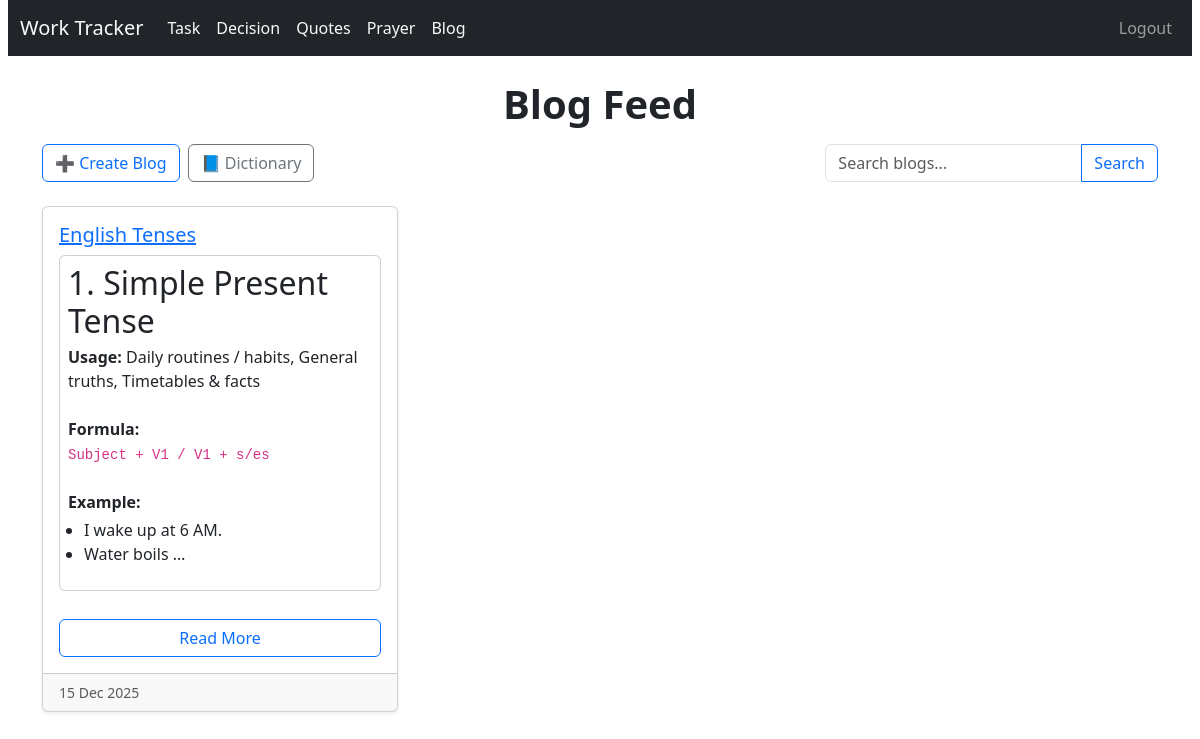
The page /blogs/ (signed in) on the database as committed earlier.
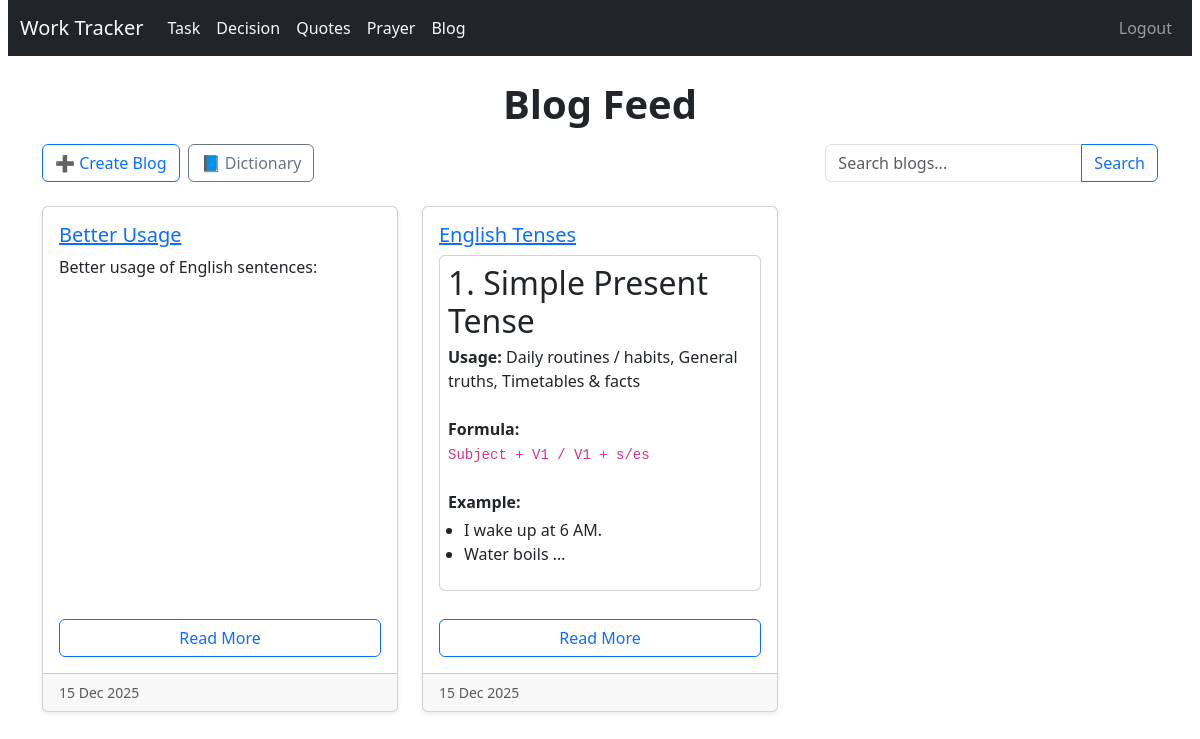
The same page on the database as committed later.
### blog/models.py (models this page shows, shortened)
class Blog(models.Model):
    title = models.CharField(max_length=200)
    content = models.TextField(help_text="HTML content allowed")
    created_at = models.DateTimeField(auto_now_add=True)
    pin = models.BooleanField(default=False)

### blog/views.py (the view)
# urls.py: path('', views.blog_list, name='blog_list'),
@login_required
def blog_list(request):
    query = request.GET.get('q', '')
    blogs = Blog.objects.all()
    if query:
        blogs = blogs.filter(
            Q(title__icontains=query) |
            Q(content__icontains=query)
        )
    blogs = blogs.order_by('-pin', 'title', '-created_at')
    return render(request, 'blog/blog_list.html', {'blogs': blogs, 'query': query})

### blog/templatetags/blog_extras.py (called while the page is built)
@register.filter
def remove_media(html):
    if not html:
        return ""
    html = re.sub(r'<img[^>]*>', '', html, flags=re.IGNORECASE)
    html = re.sub(r'<video[^>]*>.*?</video>', '', html, flags=re.IGNORECASE | re.DOTALL)
    html = re.sub(r'<table[^>]*>.*?</table>', '', html, flags=re.IGNORECASE | re.DOTALL)
    return html

### templates/blog/blog_list.html
{% extends "base.html" %}
{% load blog_extras %}
{% block content %}
<h1>Blog Feed</h1>
<div class="d-flex flex-wrap align-items-center justify-content-between mb-3">
    <div class="d-flex gap-2 mb-2">
        <a href="{% url 'blogs:blog_create' %}" class="btn btn-outline-primary">➕ Create Blog</a>
        <a href="{% url 'blogs:word_list' %}" class="btn btn-outline-secondary">📘 Dictionary</a>
    </div>
    <form method="get" class="d-flex align-items-center mb-2 ms-auto">
        <div class="input-group">
            <input type="text" name="q" class="form-control" placeholder="Search blogs..." value="{{ query }}">
            <button class="btn btn-outline-primary" type="submit">Search</button>
        </div>
    </form>
</div>
<div class="row">
    {% for blog in blogs %}
        <div class="col-md-6 col-lg-4 mb-4">
            <div class="card h-100 shadow-sm">
                <div class="card-body d-flex flex-column">
                    <h5 class="card-title">
                        <a href="{% url 'blogs:blog_detail' blog.id %}">
                            {{ blog.title }}
                        </a>
                    </h5>
                    <div class="card-text mb-3">
                        {{ blog.content|remove_media|truncatewords_html:40|safe }}
                    </div>
                    <a href="{% url 'blogs:blog_detail' blog.id %}" class="btn btn-outline-primary mt-auto">Read More</a>
                </div>
                <div class="card-footer text-muted small">
                    {{ blog.created_at|date:"d M Y" }}
                </div>
            </div>
        </div>
    {% empty %}
        <p class="text-muted">No blogs found.</p>
    {% endfor %}
</div>
{% endblock %}

Rows that differ between the two databases and show on the page:
added Blog: title "Better Usage", content|remove_media "Better usage of English sentences:", created_at "15 Dec 2025"
